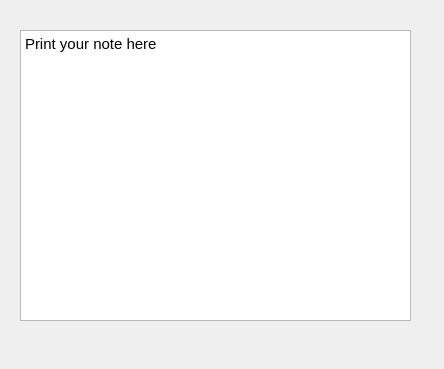
<?xml version="1.0" encoding="UTF-8"?>
<ui version="4.0">
 <class>Form</class>
 <widget class="QWidget" name="Form">
  <property name="geometry">
   <rect>
    <x>0</x>
    <y>0</y>
    <width>444</width>
    <height>369</height>
   </rect>
  </property>
  <property name="windowTitle">
   <string>Sticky</string>
  </property>
  <widget class="QTextEdit" name="textEdit">
   <property name="geometry">
    <rect>
     <x>20</x>
     <y>30</y>
     <width>391</width>
     <height>291</height>
    </rect>
   </property>
   <property name="html">
    <string>&lt;!DOCTYPE HTML PUBLIC &quot;-//W3C//DTD HTML 4.0//EN&quot; &quot;http://www.w3.org/TR/REC-html40/strict.dtd&quot;&gt;
&lt;html&gt;&lt;head&gt;&lt;meta name=&quot;qrichtext&quot; content=&quot;1&quot; /&gt;&lt;style type=&quot;text/css&quot;&gt;
p, li { white-space: pre-wrap; }
&lt;/style&gt;&lt;/head&gt;&lt;body style=&quot; font-family:'Ubuntu'; font-size:11pt; font-weight:400; font-style:normal;&quot;&gt;
&lt;p style=&quot; margin-top:0px; margin-bottom:0px; margin-left:0px; margin-right:0px; -qt-block-indent:0; text-indent:0px;&quot;&gt;Print your note here&lt;/p&gt;&lt;/body&gt;&lt;/html&gt;</string>
   </property>
  </widget>
 </widget>
 <resources/>
 <connections/>
</ui>
